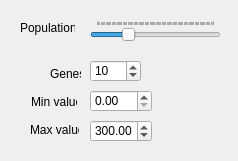
<ui version="4.0" >
 <class>Form</class>
 <widget class="QWidget" name="Form" >
  <property name="geometry" >
   <rect>
    <x>0</x>
    <y>0</y>
    <width>238</width>
    <height>161</height>
   </rect>
  </property>
  <property name="windowTitle" >
   <string>Form</string>
  </property>
  <widget class="QLabel" name="label_3" >
   <property name="geometry" >
    <rect>
     <x>20</x>
     <y>20</y>
     <width>55</width>
     <height>16</height>
    </rect>
   </property>
   <property name="text" >
    <string>Populations</string>
   </property>
  </widget>
  <widget class="QLabel" name="label_7" >
   <property name="geometry" >
    <rect>
     <x>31</x>
     <y>95</y>
     <width>46</width>
     <height>14</height>
    </rect>
   </property>
   <property name="text" >
    <string>Min value</string>
   </property>
  </widget>
  <widget class="QLabel" name="label_8" >
   <property name="geometry" >
    <rect>
     <x>30</x>
     <y>122</y>
     <width>49</width>
     <height>16</height>
    </rect>
   </property>
   <property name="text" >
    <string>Max value</string>
   </property>
  </widget>
  <widget class="QSlider" name="populations" >
   <property name="geometry" >
    <rect>
     <x>90</x>
     <y>20</y>
     <width>131</width>
     <height>21</height>
    </rect>
   </property>
   <property name="minimum" >
    <number>50</number>
   </property>
   <property name="maximum" >
    <number>1000</number>
   </property>
   <property name="value" >
    <number>300</number>
   </property>
   <property name="tracking" >
    <bool>true</bool>
   </property>
   <property name="orientation" >
    <enum>Qt::Horizontal</enum>
   </property>
   <property name="invertedAppearance" >
    <bool>false</bool>
   </property>
   <property name="invertedControls" >
    <bool>false</bool>
   </property>
   <property name="tickPosition" >
    <enum>QSlider::TicksAbove</enum>
   </property>
  </widget>
  <widget class="QDoubleSpinBox" name="minValue" >
   <property name="geometry" >
    <rect>
     <x>90</x>
     <y>90</y>
     <width>62</width>
     <height>22</height>
    </rect>
   </property>
   <property name="maximum" >
    <double>1000.000000000000000</double>
   </property>
  </widget>
  <widget class="QDoubleSpinBox" name="maxValue" >
   <property name="geometry" >
    <rect>
     <x>90</x>
     <y>120</y>
     <width>62</width>
     <height>22</height>
    </rect>
   </property>
   <property name="maximum" >
    <double>1000.000000000000000</double>
   </property>
   <property name="value" >
    <double>300.000000000000000</double>
   </property>
  </widget>
  <widget class="QLabel" name="label_6" >
   <property name="geometry" >
    <rect>
     <x>50</x>
     <y>66</y>
     <width>31</width>
     <height>16</height>
    </rect>
   </property>
   <property name="text" >
    <string>Genes</string>
   </property>
  </widget>
  <widget class="QSpinBox" name="genes" >
   <property name="geometry" >
    <rect>
     <x>90</x>
     <y>60</y>
     <width>51</width>
     <height>22</height>
    </rect>
   </property>
   <property name="maximum" >
    <number>100</number>
   </property>
   <property name="minimum" >
    <number>2</number>
   </property>
   <property name="singleStep" >
    <number>2</number>
   </property>
   <property name="value" >
    <number>10</number>
   </property>
  </widget>
 </widget>
 <resources/>
 <connections/>
</ui>
